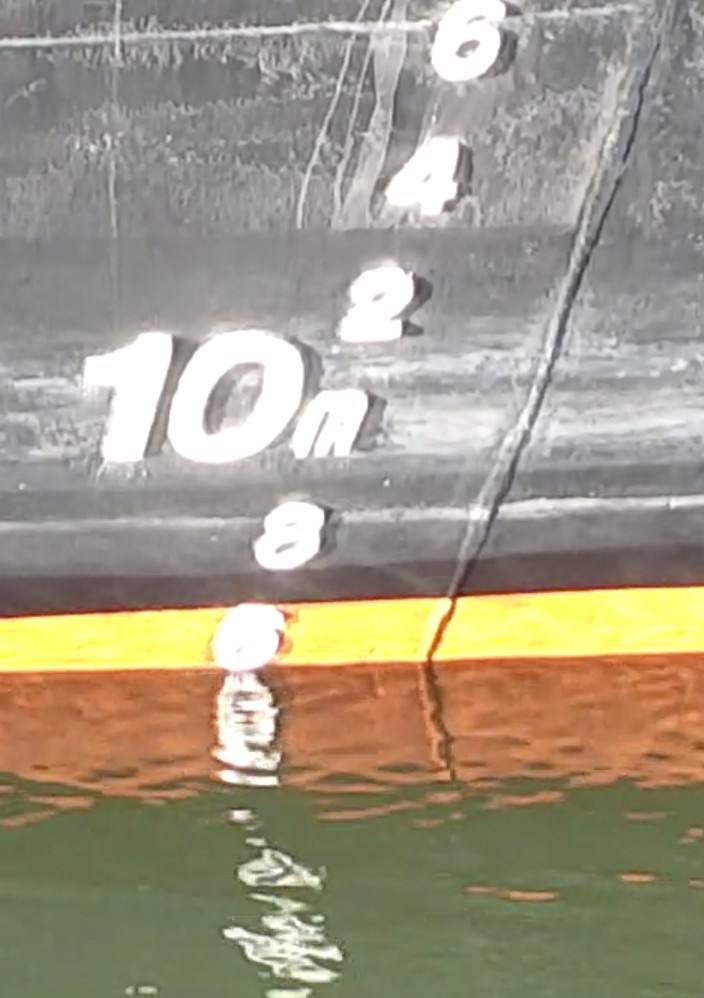
#> input picture mcm_prime/main/test.jpg, 704 x 998 px
$ python image_process.py
#> lines starting #> are read from the running program, lines starting #| are printed output that depends on the picture; after the words box and inside, x2 and y2 are one past the last pixel; in counts of white or black regions, pixels touching at a corner belong together
import cv2
from PIL import Image
import numpy as np

img = cv2.imread("./test.jpg", 3)
#> img is the input picture: shape (998, 704, 3); mean B, G, R 133.4, 152.2, 160.5
img2 = img
img = cv2.GaussianBlur(img, (3, 3), 3)
print(img.shape)
#| (998, 704, 3)
for x in range(0, img.shape[0]):
    for y in range(0, img.shape[1]):
        if (img[x][y] != [255, 255, 255]).any():
            img[x][y] = [0, 0, 0]
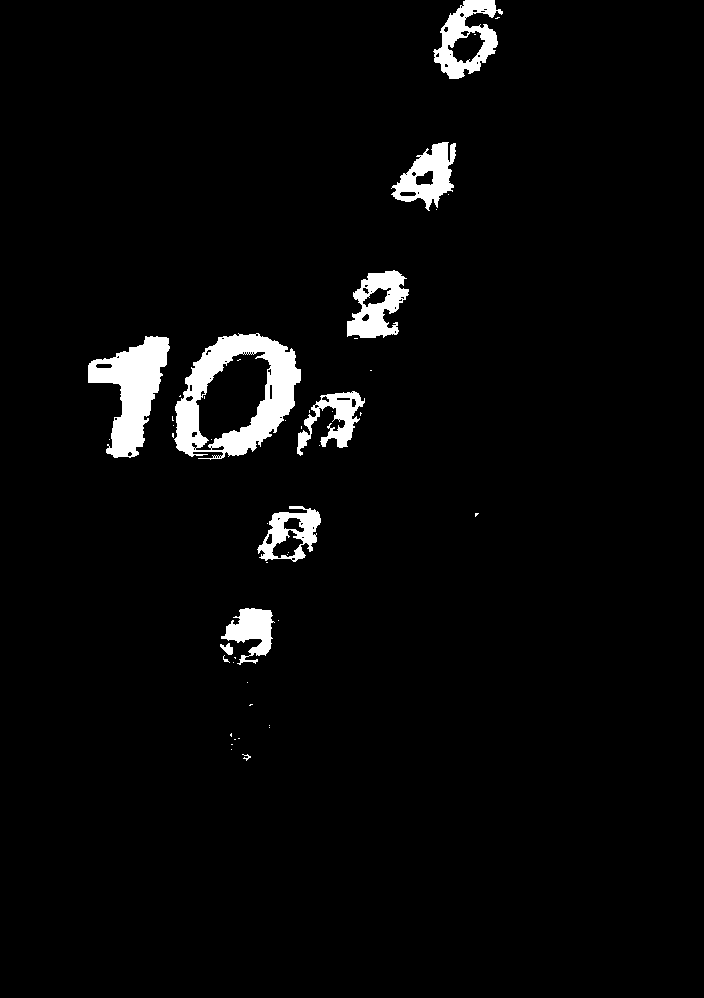
#> img: shape (998, 704, 3); 3.4% white; 48 white regions (38 under 20 px), largest, box (x1, y1, x2, y2) and area: (174, 333, 301, 460) 7131, (88, 336, 170, 458) 4893, (433, 0, 503, 79) 2479
# img[(img[:, :] < [255, 255, 255]).any(), :] = [0, 0, 0]
# img = cv2.Canny(img, 50, 150)
img = cv2.cvtColor(img, cv2.COLOR_BGR2GRAY)

# 2、固定阈值二值化
retval, im_at_fixed = cv2.threshold(img, 50, 255, cv2.THRESH_BINARY)
# 将阈值设置为50，阈值类型为cv2.THRESH_BINARY，则灰度在大于50的像素其值将设置为255，其它像素设置为0


print(img.shape)
#| (998, 704)
print("done")
cv2.imwrite("./gray.jpg", img)
cv2.imshow("01", im_at_fixed)
print("done")
img2 = cv2.cvtColor(img2, cv2.COLOR_BGR2GRAY)
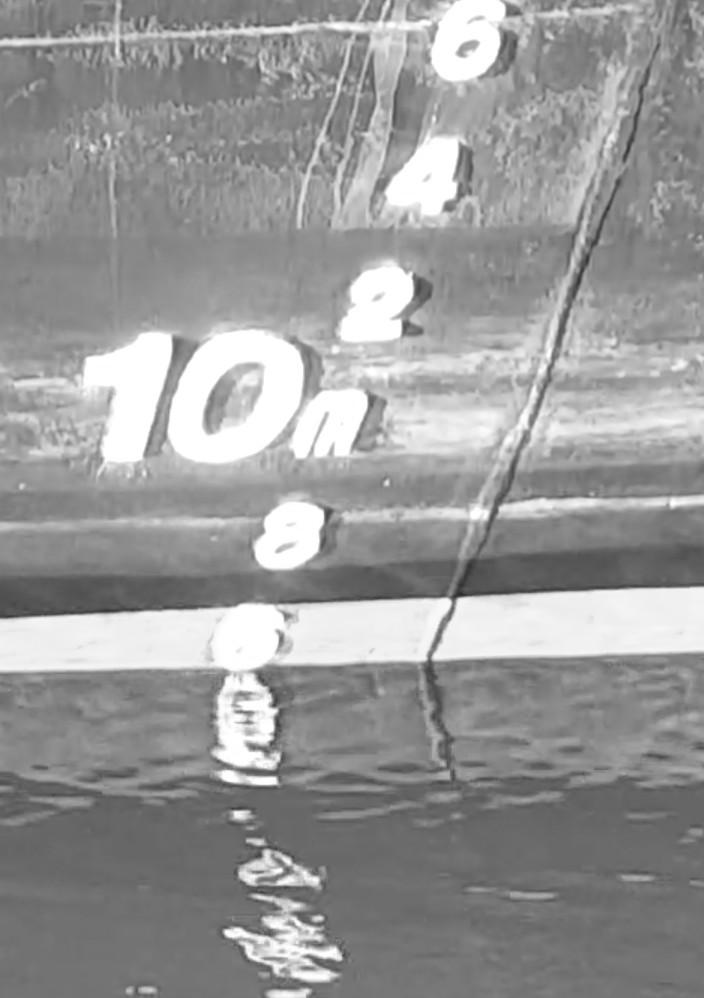
#> img2: shape (998, 704); min 42, max 255, mean 152.6

# im_at_mean = cv2.adaptiveThreshold(img2, 255, cv2.ADAPTIVE_THRESH_MEAN_C, cv2.THRESH_BINARY, 5, 7)
cv2.imwrite("./sd.jpg", img2)
cv2.waitKey(0)
cv2.destroyAllWindows()

$ run again, with mcm_prime/main/boder.jpg copied over mcm_prime/main/test.jpg
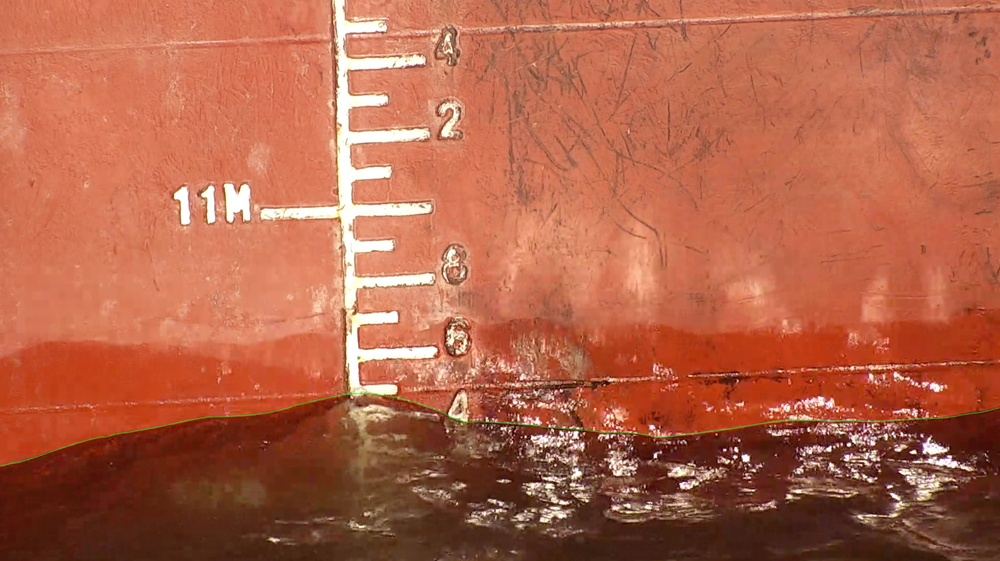
#> input picture mcm_prime/main/boder.jpg, 1000 x 561 px, shrunk from 1645 x 923 before the run
#> img is the input picture: shape (561, 1000, 3); mean B, G, R 73.2, 99.8, 179
#| (561, 1000, 3)
#> after the loop `for x in range(0, img.shape[0]):`:
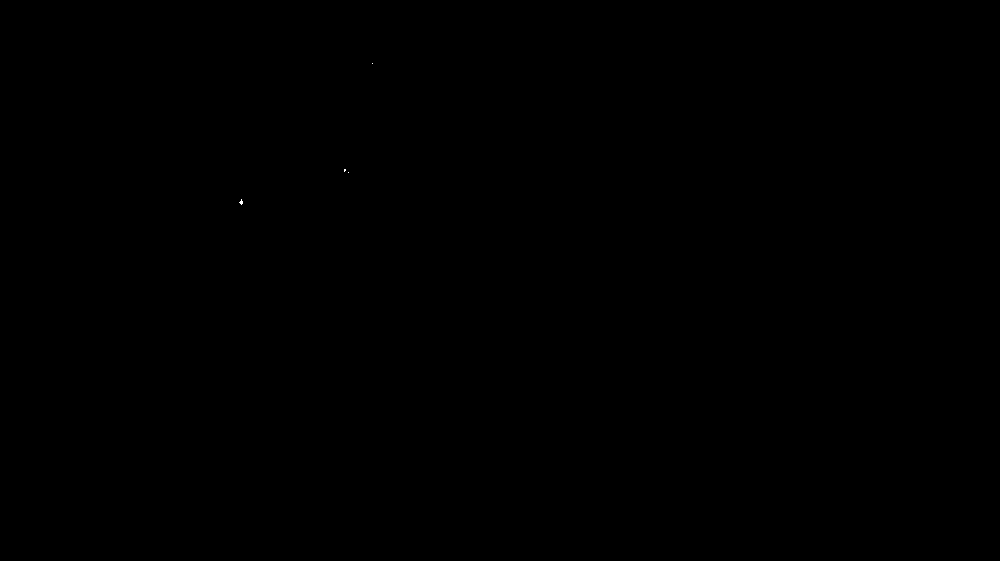
#> img: shape (561, 1000, 3); 0% white in thin lines or dots, all inside (x1, y1, x2, y2) = (239, 63, 373, 205)
#| (561, 1000)
#> `img2 = cv2.cvtColor(img2, cv2.COLOR_BGR2GRAY)`:
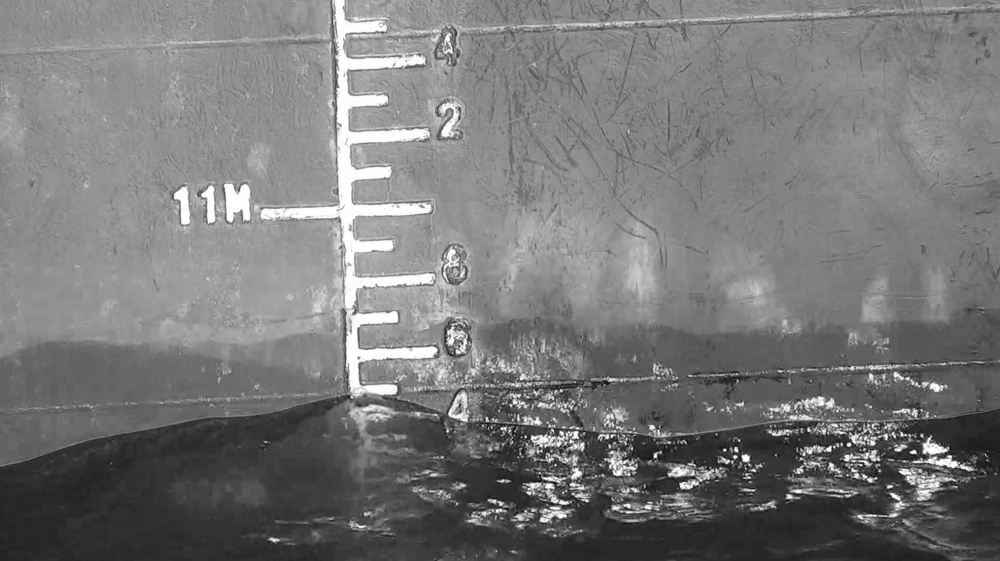
#> img2: shape (561, 1000); min 10, max 255, mean 120.5
